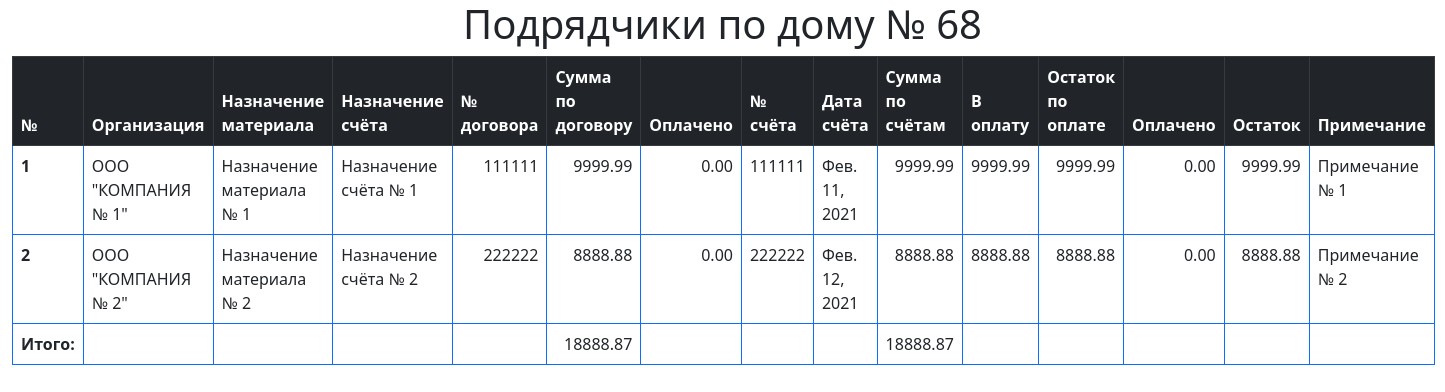
Screenshot of /table/ with the database file from the repository.
### LoadPayRegsApp/models.py (models this page shows, shortened)
class TableAndUrlColumns(models.Model):
    docfile = models.ForeignKey('DocFile', on_delete=models.CASCADE, verbose_name="Ссылка", null=True, blank=True)
    organization = models.CharField(max_length=255, verbose_name="Организация", default="", blank=True)
    material_assigning = models.CharField(max_length=255, verbose_name="Назначение материала", default="", blank=True)
    account_purpose = models.CharField(max_length=255, verbose_name="Назначение счёта", default="", blank=True)
    contract_number = models.CharField(max_length=255, verbose_name="№ договора", default="", blank=True)
    contract_amount = models.DecimalField(max_digits=14, decimal_places=2, verbose_name="Сумма по договору", null=True, blank=True)
    paid1 = models.DecimalField(max_digits=14, decimal_places=2, verbose_name="Оплачено", null=True, blank=True)
    account_number = models.CharField(max_length=255, verbose_name="№ счёта", default="", blank=True)
    account_date = models.DateField(verbose_name="Дата счёта", null=True, blank=True)
    accounts_amount = models.DecimalField(max_digits=14, decimal_places=2, verbose_name="Сумма по счётам", null=True, blank=True)
    for_payment = models.DecimalField(max_digits=14, decimal_places=2, verbose_name="В оплату", null=True, blank=True)
    payment_balance = models.DecimalField(max_digits=14, decimal_places=2, verbose_name="Остаток по оплате", null=True, blank=True)
    paid2 = models.DecimalField(max_digits=14, decimal_places=2, verbose_name="Оплачено", null=True, blank=True)
    remainder = models.DecimalField(max_digits=14, decimal_places=2, verbose_name="Остаток", null=True, blank=True)
    note = models.CharField(max_length=255, verbose_name="Примечание", default="", blank=True)
    total = models.DecimalField(max_digits=14, decimal_places=2, verbose_name="Сумма-1", null=True, blank=True)
    class Meta:
        verbose_name = "Запись с реестра"
        verbose_name_plural = "Записи с реестра"
        ordering = ['organization']

### LoadPayRegsApp/views.py (the view)
# urls.py: path('table/', views.table, name='table'),
def table(request):
    row = TableAndUrlColumns.objects.all()
    res1, res2 = total_result()
    context_1 = {
        'row_list': row,
        'result_1': res1,
        'result_2': res2,
    }
    return render(request, 'table.html', context_1)

### LoadPayRegsApp/utils.py (called while the page is built)
def total_result():
    result1 = TableAndUrlColumns.objects.filter(accounts_amount__isnull=False).aggregate(Sum('accounts_amount'))
    result2 = TableAndUrlColumns.objects.filter(payment_balance__isnull=False).aggregate(Sum('payment_balance'))
    return (result1['accounts_amount__sum'], result2['payment_balance__sum'])

### LoadPayRegsApp/templates/table.html (shortened to what this page needs)
{% extends 'base.html' %}
		{% block content %}
		    <h1 align="center">Подрядчики по дому № 68</h1>
		    <table class="table table-bordered border-primary">
                <thead class="table-dark">
                    <tr>
						<th scope="col">№</th>
						<th scope="col">Организация</th>
                        <th scope="col">Назначение материала</th>
                        <th scope="col">Назначение счёта</th>
                        <th scope="col">№ договора</th>
						<th scope="col">Сумма по договору</th>
						<th scope="col">Оплачено</th>
						<th scope="col">№ счёта</th>
						<th scope="col">Дата счёта</th>
						<th scope="col">Сумма по счётам</th>
						<th scope="col">В оплату</th>
						<th scope="col">Остаток по оплате</th>
						<th scope="col">Оплачено</th>
						<th scope="col">Остаток</th>
						<th scope="col">Примечание</th>
                    </tr>
                </thead>
                <tbody>
                    {% for row in row_list %}
					    <tr>
						    <th>{{ row.id }}</th>
							<td>{{ row.organization }}</td>
						    <td>{{ row.material_assigning }}</td>
							<td>{{ row.account_purpose }}</td>
							<td align="right">{{ row.contract_number }}</td>
							<td align="right">{{ row.contract_amount }}</td>
							<td align="right">{{ row.paid1 }}</td>
							<td align="right">{{ row.account_number }}</td>
							<td>{{ row.account_date }}</td>
							<td align="right">{{ row.accounts_amount }}</td>
							<td align="right">{{ row.for_payment }}</td>
							<td align="right">{{ row.payment_balance }}</td>
							<td align="right">{{ row.paid2 }}</td>
							<td align="right">{{ row.remainder }}</td>
							<td>{{ row.note }}</td>
                        </tr>
					{% endfor %}
					<tr>
					    <th>Итого:</th>
						<td></td>
						<td></td>
						<td></td>
						<td></td>
						<td align="right">{{ result_1|floatformat:2 }}</td>
						<td></td>
						<td></td>
						<td></td>
						<td align="right">{{ result_2|floatformat:2 }}</td>
						<td></td>
						<td></td>
						<td></td>
						<td></td>
						<td></td>
					</tr>
                </tbody>
            </table>
		{% endblock %}

### LoadPayRegsApp/templates/base.html (shortened to what this page needs)
{% load static %}
<!DOCTYPE html>
<html lang="ru">
    <head>
        <link href="https://cdn.jsdelivr.net/npm/bootstrap@5.0.0-beta1/dist/css/bootstrap.min.css" rel="stylesheet">
    </head>
    <body>
		                <div class="container-fluid">
		                    {% block content %}{% endblock %}
					    </div>
    </body>
</html>

### rows the page displays
TableAndUrlColumns: id "1", organization "ООО \"КОМПАНИЯ № 1\"", material_assigning "Назначение материала № 1", account_purpose "Назначение счёта № 1", contract_number "111111", contract_amount "9999.99", paid1 "0.00", account_number "111111", account_date "Фев. 11, 2021", accounts_amount "9999.99", for_payment "9999.99", payment_balance "9999.99", paid2 "0.00", remainder "9999.99", note "Примечание № 1"
TableAndUrlColumns: id "2", organization "ООО \"КОМПАНИЯ № 2\"", material_assigning "Назначение материала № 2", account_purpose "Назначение счёта № 2", contract_number "222222", contract_amount "8888.88", paid1 "0.00", account_number "222222", account_date "Фев. 12, 2021", accounts_amount "8888.88", for_payment "8888.88", payment_balance "8888.88", paid2 "0.00", remainder "8888.88", note "Примечание № 2"

### other values shown
{{ result_1|floatformat:2 }} "18888.87"
{{ result_2|floatformat:2 }} "18888.87"
